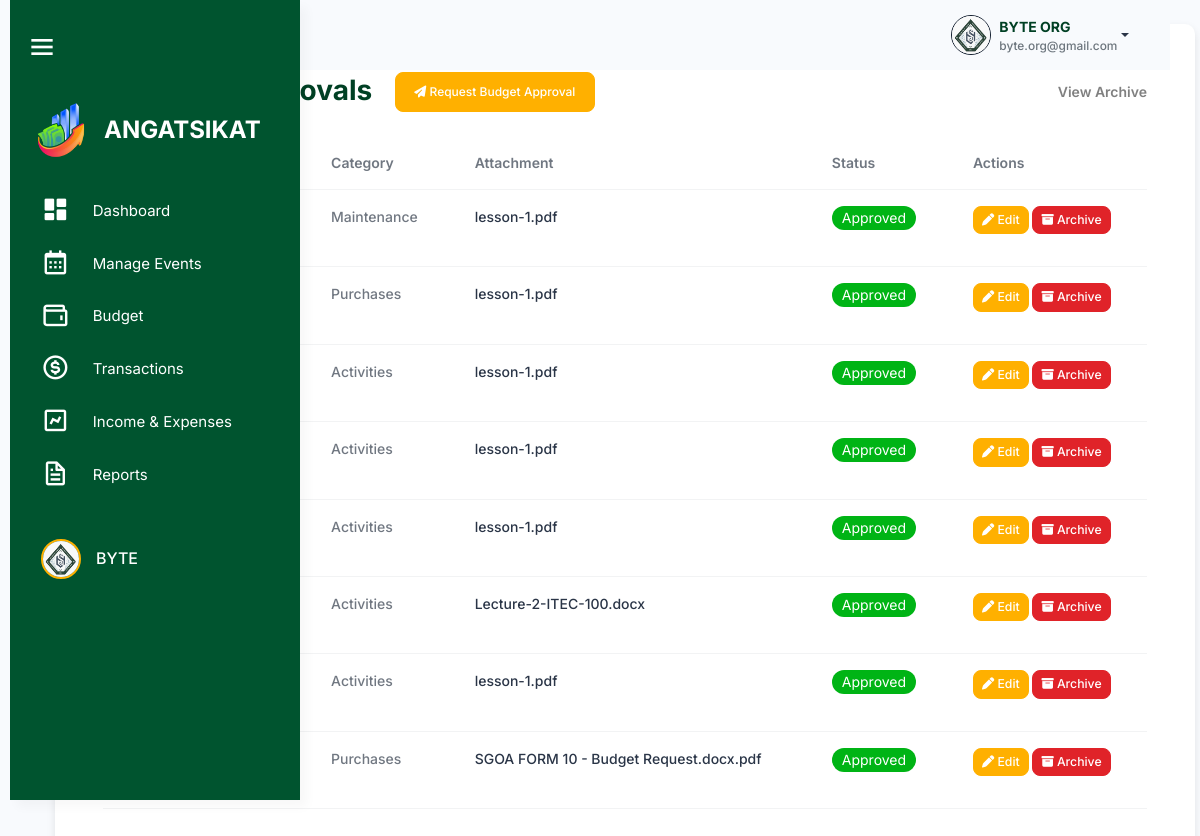
The page /src/budget_management/budget_approval_table.php (signed in) on the database as committed earlier.
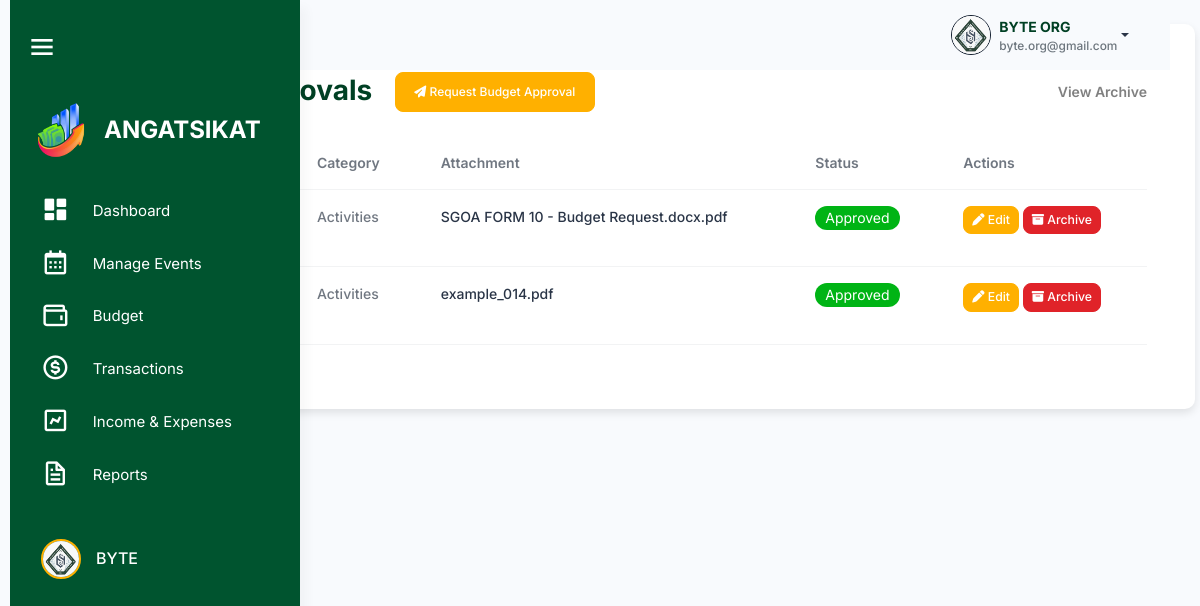
The same page on the database as committed later.
### tables this page shows
CREATE TABLE `budget_approvals` (
  `approval_id` int(11) NOT NULL,
  `title` varchar(255) NOT NULL,
  `category` varchar(255) NOT NULL,
  `attachment` varchar(255) DEFAULT NULL,
  `status` enum('Pending','Approved','Disapproved') DEFAULT 'Pending',
  `organization_id` int(11) NOT NULL,
  `created_at` timestamp NOT NULL DEFAULT current_timestamp(),
  `archived` tinyint(1) DEFAULT 0
);

### src/session_check.php (called while the page is built, shortened)
<?php
$organization_id = $_SESSION['organization_id'];
?>

### src/budget_management/budget_approval_table.php (the view, shortened to what this page needs)
<?php
include '../connection.php';
include '../session_check.php';
?>
<!DOCTYPE html>
<html lang="en">
<head>
<link rel="stylesheet" href="https://cdn.jsdelivr.net/npm/bootstrap@5.3.0/dist/css/bootstrap.min.css">
<link rel="stylesheet" href="https://cdn.datatables.net/1.13.6/css/dataTables.bootstrap5.min.css">
<link rel="stylesheet" href="../assets/css/styles.min.css">
<link rel="stylesheet" href="../html/sidebar.css">
<link rel="stylesheet" href="../budget_management/css/budget.css">
<link href="https://unpkg.com/boxicons@2.1.4/css/boxicons.min.css" rel="stylesheet">
<link rel="stylesheet" href="https://cdnjs.cloudflare.com/ajax/libs/font-awesome/6.6.0/css/all.min.css">
</head>
<body>
    <div class="page-wrapper" id="main-wrapper" data-layout="vertical" data-navbarbg="skin6" data-sidebartype="full"
        data-sidebar-position="fixed" data-header-position="fixed">
        <aside class="left-sidebar" id="sidebar">
            <div class="top-bar">
                <div id="toggleSidebar" class="burger-icon">
                <i class="bx bx-menu"></i>
                </div>
            </div>
            <div>
                <div class="brand-logo logo-container">
                <a href="../html/officer_dashboard.html" class="logo-img">
                    <img src="angat sikat.png" alt="Angat Sikat Logo" class="sidebar-logo">
                </a>
                <span class="logo-text">ANGATSIKAT</span>
                </div>
                <nav class="sidebar-nav">
                    <ul id="sidebarnav">
                        <li class="sidebar-item">
                        <a class="sidebar-link" href="../dashboard/officer_dashboard.php" aria-expanded="false" data-tooltip="Dashboard">
                            <i class="bx bxs-dashboard"></i>
                            <span class="hide-menu">Dashboard</span>
                        </a>
                        </li>
                        <li class="sidebar-item">
                        <a class="sidebar-link" href="../activity_management/activities.php" aria-expanded="false"
                            data-tooltip="Manage Events">
                            <i class="bx bx-calendar"></i>
                            <span class="hide-menu">Manage Events</span>
                        </a>
                        </li>
                        <li class="sidebar-item">
                        <a class="sidebar-link" aria-expanded="false" data-tooltip="Budget">
                            <i class="bx bx-wallet"></i>
                            <span class="hide-menu">Budget</span>
                        </a>
                        </li>
                        <li class="sidebar-item">
                        <a class="sidebar-link" href="#transactions" aria-expanded="false" data-tooltip="Transactions">
                            <i class="bx bx-dollar-circle"></i>
                            <span class="hide-menu">Transactions</span>
                        </a>
                        </li>
                        <li class="sidebar-item">
                        <a class="sidebar-link" aria-expanded="false" data-tooltip="Income & Expenses">
                            <i class="bx bx-chart"></i>
                            <span class="hide-menu">Income & Expenses</span>
                        </a>
                        </li>
                        <li class="sidebar-item">
                        <a class="sidebar-link" href="reports.php" aria-expanded="false" data-tooltip="Reports">
                            <i class="bx bx-file"></i>
                            <span class="hide-menu">Reports</span>
                        </a>
                        </li>
                        <li class="sidebar-item profile-container">
                        <a class="sidebar-link" href="../user/profile.html" aria-expanded="false" data-tooltip="Profile">
                            <div class="profile-pic-border">
                            <img src="byte.png" alt="Profile Picture" class="profile-pic" />
                            </div>
                            <span class="profile-name">BYTE</span>
                        </a>
                        </li>
                    </ul>
                </nav>
            </div>
        </aside>
        <div class="body-wrapper">
            <header class="app-header">
                <nav class="navbar navbar-expand-lg navbar-light">
                    <div class="navbar-collapse justify-content-end px-0" id="navbarNav">
                        <div class="container-fluid d-flex justify-content-end align-items-center" style="padding: 0 1rem; background-color: transparent;">
                            <div class="dropdown ms-3">
                                <a href="#" class="dropdown-toggle d-flex align-items-center" data-bs-toggle="dropdown" aria-expanded="false" style="text-decoration: none;">
                                    <img class="border border-dark rounded-circle" src="byte.png" alt="Profile Picture" style="width: 40px; height: 40px; margin-left: 10px;">
                                    <div class="d-flex flex-column align-items-start ms-2">
                                        <span style="font-weight: bold; color: #004024;">BYTE ORG</span>
                                        <span style="font-size: 0.85em; color: #6c757d;">byte.org@gmail.com</span>
                                    </div>
                                </a>
                            </div>
                        </div>
                    </div>
                </nav>
            </header>
            <div class="container mt-4 p-5">
                <h2 class="mb-4 d-flex align-items-center justify-content-between">
                    <div>
                        <span class="text-warning fw-bold me-2">|</span> Budget Approvals
                        <button type="button" class="btn btn-primary ms-3" data-bs-toggle="modal"
                            data-bs-target="#budgetApprovalModal"
                            style="height: 40px; width: 200px; border-radius: 8px; font-size: 12px;">
                            <i class="fa-solid fa-paper-plane"></i> Request Budget Approval
                        </button>
                    </div>
                    <a href="budget_approvals_archive.php" class="text-gray text-decoration-none fw-bold"
                    style="font-size: 14px;">
                        View Archive
                    </a>
                </h2>
                <table id="budgetApprovalsTable" class="table mt-4">
                    <thead>
                        <tr>
                            <th>Title</th>
                            <th>Category</th>
                            <th>Attachment</th>
                            <th>Status</th>
                            <th>Actions</th>
                        </tr>
                    </thead>
                    <tbody>
                        <?php
                    $approvalsQuery = "SELECT * FROM budget_approvals WHERE organization_id = $organization_id AND archived = 0";
                    $approvalsResult = mysqli_query($conn, $approvalsQuery);
                    while ($row = mysqli_fetch_assoc($approvalsResult)) {
                        ?>
                        <tr>
                            <td>
                            </td>
                            <td>
                                <?php echo ucfirst($row['category']); ?>
                            </td>
                            <td><a href="uploads/<?php echo $row['attachment']; ?>"
                                    class='link-offset-2 link-underline link-underline-opacity-0' target="_blank">
                                    <?php echo $row['attachment']; ?>
                                </a></td>
                            <td>
                                <?php
                                if ($row['status'] == 'Pending') {
                                    echo " <span class='badge rounded-pill pending'> ";
                                } else if ($row['status'] == 'Approved') {
                                    echo " <span class='badge rounded-pill approved'> ";
                                } else if ($row['status'] == 'Disapproved') {
                                    echo " <span class='badge rounded-pill disapproved'> ";
                                }
                                echo ucfirst($row['status']);
                                ?>
                                </span>
                            </td>
                            <td>
                                <button class='btn btn-primary btn-sm edit-btn mb-3' data-bs-toggle='modal'
                                    data-bs-target='#editBudgetApprovalModal'
                                    data-id="<?php echo $row['approval_id']; ?>"><i class='fa-solid fa-pen'></i> Edit
                                </button>
                                <button class='btn btn-danger btn-sm archive-btn mb-3'
                                    data-id="<?php echo $row['approval_id']; ?>"><i class='fa-solid fa-box-archive'></i>
                                    Archive</button>
                            </td>
                        </tr>
                        <?php
                    }
                    ?>
                    </tbody>
                </table>
            </div>
        </div>
    </div>
</body>
</html>

### src/html/sidebar.css (style rules this page uses)
#sidebar { width: 290px; background-color: #00542f; transition: width 0.3s, height 0.3s; display: flex; flex-direction: column; height: 100vh; position: fixed; left: 0; top: 0; border-radius: 0; overflow-x: hidden; z-index: 1000; }
#sidebar .sidebar-item a { display: flex; align-items: center; padding: 10px 15px; color: #ffffff; text-decoration: none; border-radius: 8px; transition: background-color 0.3s; }
.profile-container { display: flex; align-items: center; width: 100%; margin-top: 30px; }
.sidebar-item { position: relative; }
.page-wrapper { transition: margin-left 0.3s; }

### src/budget_management/css/budget.css (style rules this page uses)
.container { padding-top: 20px; background-color: #fff; border-radius: 10px; box-shadow: 0 4px 8px rgba(0, 0, 0, 0.1); }
table { table-layout: auto; max-width: 100%; height: auto; border-collapse: collapse; }
.btn-primary { background-color: #ffb000; border-color: #ffb000; }
.btn-danger { background-color: #e02329; border-color: #e02329; color: #fff; }
.badge.rounded-pill.approved { background-color: #00b415; color: #fff; }

Rows that differ between the two databases and show on the page:
removed budget_approvals: category "Maintenance", attachment "lesson-1.pdf", status "Approved"
removed budget_approvals: category "Purchases", attachment "lesson-1.pdf", status "Approved"
removed budget_approvals: category "Activities", attachment "lesson-1.pdf", status "Approved"
removed budget_approvals: category "Activities", attachment "lesson-1.pdf", status "Approved"
removed budget_approvals: category "Activities", attachment "lesson-1.pdf", status "Approved"
removed budget_approvals: category "Activities", attachment "Lecture-2-ITEC-100.docx", status "Approved"
removed budget_approvals: category "Activities", attachment "lesson-1.pdf", status "Approved"
removed budget_approvals: category "Purchases", attachment "SGOA FORM 10 - Budget Request.docx.pdf", status "Approved"
added budget_approvals: category "Activities", attachment "SGOA FORM 10 - Budget Request.docx.pdf", status "Approved"
added budget_approvals: category "Activities", attachment "example_014.pdf", status "Approved"
